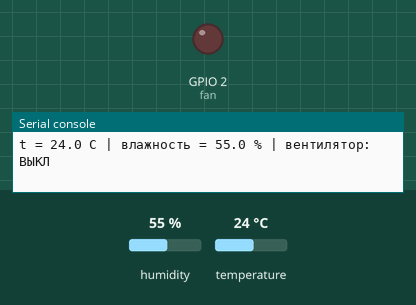
This program was run on a simulated ESP32 board running MicroPython. Parts: output pins drawn as LEDs (lit = HIGH), the last lines printed to the serial console. Wiring (from the project's diagram.json): red LED on GPIO 2, DHT22 sensor on GPIO 4. The inputs (shaded band) are chosen by the test bench; at power-on: temperature 24 °C, humidity 55 %.

Above: at 1.2 s.
1.3 s: temperature set to 29.4 °C
4.0 s: temperature set to 30.7 °C
At 4.9 s:
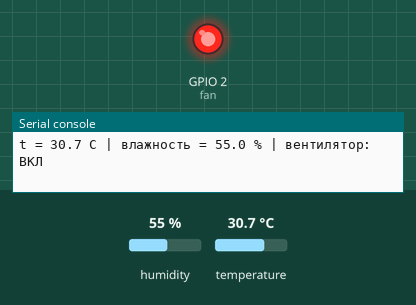
6.7 s: temperature set to 12 °C
At 8.5 s:
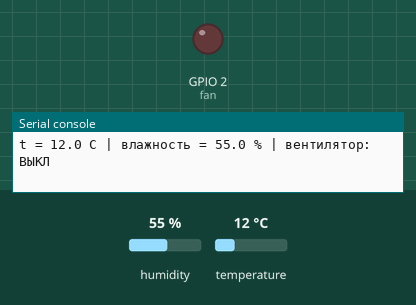
9.6 s: temperature set to 33 °C
At 10.8 s:
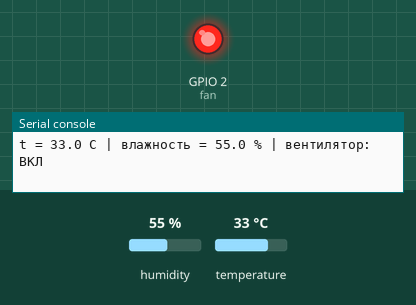
Timing chart, 0 to 12.6 s (numbered marks = the images above; inputs shaded):
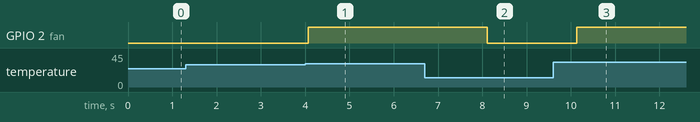

The program:

main.py
```python
# Задание 3.2. Термометр с вентилятором
# DHT22 -> GPIO 4, светодиод ("вентилятор") -> GPIO 2
# Каждые 2 с печатаем t и влажность; выше 30 °C включаем вентилятор
import dht
import time
from machine import Pin

THRESHOLD = 30.0

sensor = dht.DHT22(Pin(4))
fan = Pin(2, Pin.OUT)

while True:
    try:
        sensor.measure()        # сначала запускаем измерение
        t = sensor.temperature()
        h = sensor.humidity()
        fan_on = t > THRESHOLD  # ровно 30 °C - выключен
        fan.value(1 if fan_on else 0)
        state = "ВКЛ" if fan_on else "ВЫКЛ"
        print("t = {:.1f} C | влажность = {:.1f} % | вентилятор: {}".format(
            t, h, state))
    except OSError as e:
        print("Ошибка чтения DHT22:", e)
    time.sleep(2)  # DHT22 нельзя опрашивать чаще раза в 2 с
```

Measured:
- the behaviour switches between 30 and 30.1 °C on temperature (found by bisection; images 0 and 1)
- after the input at 4.0 s, GPIO 2 (fan): LOW → HIGH after 0.07 s
- after the input at 6.7 s, GPIO 2 (fan): HIGH → LOW after 1.4 s
- after the input at 9.6 s, GPIO 2 (fan): LOW → HIGH after 0.54 s
